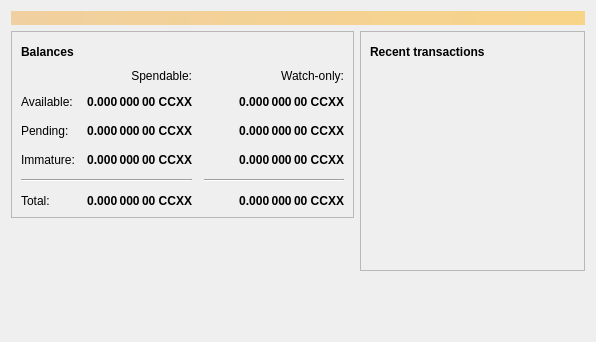
<?xml version="1.0" encoding="UTF-8"?>
<ui version="4.0">
 <class>OverviewPage</class>
 <widget class="QWidget" name="OverviewPage">
  <property name="geometry">
   <rect>
    <x>0</x>
    <y>0</y>
    <width>596</width>
    <height>342</height>
   </rect>
  </property>
  <property name="windowTitle">
   <string>Form</string>
  </property>
  <layout class="QVBoxLayout" name="topLayout">
   <item>
    <widget class="QLabel" name="labelAlerts">
     <property name="visible">
      <bool>false</bool>
     </property>
     <property name="styleSheet">
      <string notr="true">QLabel { background-color: qlineargradient(x1: 0, y1: 0, x2: 1, y2: 0, stop:0 #F0D0A0, stop:1 #F8D488); color:#000000; }</string>
     </property>
     <property name="wordWrap">
      <bool>true</bool>
     </property>
     <property name="margin">
      <number>3</number>
     </property>
     <property name="textInteractionFlags">
      <set>Qt::TextSelectableByMouse</set>
     </property>
    </widget>
   </item>
   <item>
    <layout class="QHBoxLayout" name="horizontalLayout" stretch="1,1">
     <item>
      <layout class="QVBoxLayout" name="verticalLayout_2">
       <item>
        <widget class="QFrame" name="frame">
         <property name="frameShape">
          <enum>QFrame::StyledPanel</enum>
         </property>
         <property name="frameShadow">
          <enum>QFrame::Raised</enum>
         </property>
         <layout class="QVBoxLayout" name="verticalLayout_4">
          <item>
           <layout class="QHBoxLayout" name="horizontalLayout_4">
            <item>
             <widget class="QLabel" name="label_5">
              <property name="font">
               <font>
                <weight>75</weight>
                <bold>true</bold>
               </font>
              </property>
              <property name="text">
               <string>Balances</string>
              </property>
             </widget>
            </item>
            <item>
             <widget class="QPushButton" name="labelWalletStatus">
              <property name="enabled">
               <bool>true</bool>
              </property>
              <property name="maximumSize">
               <size>
                <width>30</width>
                <height>16777215</height>
               </size>
              </property>
              <property name="toolTip">
               <string>The displayed information may be out of date. Your wallet automatically synchronizes with the CounosX network after a connection is established, but this process has not completed yet.</string>
              </property>
              <property name="text">
               <string/>
              </property>
              <property name="icon">
               <iconset resource="../bitcoin.qrc">
                <normaloff>:/icons/warning</normaloff>
                <disabledoff>:/icons/warning</disabledoff>:/icons/warning</iconset>
              </property>
              <property name="iconSize">
               <size>
                <width>24</width>
                <height>24</height>
               </size>
              </property>
              <property name="flat">
               <bool>true</bool>
              </property>
             </widget>
            </item>
            <item>
             <spacer name="horizontalSpacer_3">
              <property name="orientation">
               <enum>Qt::Horizontal</enum>
              </property>
              <property name="sizeHint" stdset="0">
               <size>
                <width>40</width>
                <height>20</height>
               </size>
              </property>
             </spacer>
            </item>
           </layout>
          </item>
          <item>
           <layout class="QGridLayout" name="gridLayout">
            <property name="spacing">
             <number>12</number>
            </property>
            <item row="2" column="2">
             <widget class="QLabel" name="labelWatchPending">
              <property name="font">
               <font>
                <weight>75</weight>
                <bold>true</bold>
               </font>
              </property>
              <property name="cursor">
               <cursorShape>IBeamCursor</cursorShape>
              </property>
              <property name="toolTip">
               <string>Unconfirmed transactions to watch-only addresses</string>
              </property>
              <property name="text">
               <string notr="true">0.000 000 00 CCXX</string>
              </property>
              <property name="alignment">
               <set>Qt::AlignRight|Qt::AlignTrailing|Qt::AlignVCenter</set>
              </property>
              <property name="textInteractionFlags">
               <set>Qt::LinksAccessibleByMouse|Qt::TextSelectableByKeyboard|Qt::TextSelectableByMouse</set>
              </property>
             </widget>
            </item>
            <item row="2" column="1">
             <widget class="QLabel" name="labelUnconfirmed">
              <property name="font">
               <font>
                <weight>75</weight>
                <bold>true</bold>
               </font>
              </property>
              <property name="cursor">
               <cursorShape>IBeamCursor</cursorShape>
              </property>
              <property name="toolTip">
               <string>Total of transactions that have yet to be confirmed, and do not yet count toward the spendable balance</string>
              </property>
              <property name="text">
               <string notr="true">0.000 000 00 CCXX</string>
              </property>
              <property name="alignment">
               <set>Qt::AlignRight|Qt::AlignTrailing|Qt::AlignVCenter</set>
              </property>
              <property name="textInteractionFlags">
               <set>Qt::LinksAccessibleByMouse|Qt::TextSelectableByKeyboard|Qt::TextSelectableByMouse</set>
              </property>
             </widget>
            </item>
            <item row="3" column="2">
             <widget class="QLabel" name="labelWatchImmature">
              <property name="font">
               <font>
                <weight>75</weight>
                <bold>true</bold>
               </font>
              </property>
              <property name="cursor">
               <cursorShape>IBeamCursor</cursorShape>
              </property>
              <property name="toolTip">
               <string>Mined balance in watch-only addresses that has not yet matured</string>
              </property>
              <property name="text">
               <string notr="true">0.000 000 00 CCXX</string>
              </property>
              <property name="alignment">
               <set>Qt::AlignRight|Qt::AlignTrailing|Qt::AlignVCenter</set>
              </property>
              <property name="textInteractionFlags">
               <set>Qt::LinksAccessibleByMouse|Qt::TextSelectableByKeyboard|Qt::TextSelectableByMouse</set>
              </property>
             </widget>
            </item>
            <item row="4" column="0" colspan="2">
             <widget class="Line" name="line">
              <property name="orientation">
               <enum>Qt::Horizontal</enum>
              </property>
             </widget>
            </item>
            <item row="4" column="2">
             <widget class="Line" name="lineWatchBalance">
              <property name="sizePolicy">
               <sizepolicy hsizetype="Preferred" vsizetype="Fixed">
                <horstretch>0</horstretch>
                <verstretch>0</verstretch>
               </sizepolicy>
              </property>
              <property name="minimumSize">
               <size>
                <width>140</width>
                <height>0</height>
               </size>
              </property>
              <property name="orientation">
               <enum>Qt::Horizontal</enum>
              </property>
             </widget>
            </item>
            <item row="5" column="0">
             <widget class="QLabel" name="labelTotalText">
              <property name="text">
               <string>Total:</string>
              </property>
             </widget>
            </item>
            <item row="3" column="1">
             <widget class="QLabel" name="labelImmature">
              <property name="font">
               <font>
                <weight>75</weight>
                <bold>true</bold>
               </font>
              </property>
              <property name="cursor">
               <cursorShape>IBeamCursor</cursorShape>
              </property>
              <property name="toolTip">
               <string>Mined balance that has not yet matured</string>
              </property>
              <property name="text">
               <string notr="true">0.000 000 00 CCXX</string>
              </property>
              <property name="alignment">
               <set>Qt::AlignRight|Qt::AlignTrailing|Qt::AlignVCenter</set>
              </property>
              <property name="textInteractionFlags">
               <set>Qt::LinksAccessibleByMouse|Qt::TextSelectableByKeyboard|Qt::TextSelectableByMouse</set>
              </property>
             </widget>
            </item>
            <item row="2" column="3">
             <spacer name="horizontalSpacer_2">
              <property name="orientation">
               <enum>Qt::Horizontal</enum>
              </property>
              <property name="sizeHint" stdset="0">
               <size>
                <width>40</width>
                <height>20</height>
               </size>
              </property>
             </spacer>
            </item>
            <item row="3" column="0">
             <widget class="QLabel" name="labelImmatureText">
              <property name="text">
               <string>Immature:</string>
              </property>
             </widget>
            </item>
            <item row="5" column="1">
             <widget class="QLabel" name="labelTotal">
              <property name="font">
               <font>
                <weight>75</weight>
                <bold>true</bold>
               </font>
              </property>
              <property name="cursor">
               <cursorShape>IBeamCursor</cursorShape>
              </property>
              <property name="toolTip">
               <string>Your current total balance</string>
              </property>
              <property name="text">
               <string notr="true">0.000 000 00 CCXX</string>
              </property>
              <property name="alignment">
               <set>Qt::AlignRight|Qt::AlignTrailing|Qt::AlignVCenter</set>
              </property>
              <property name="textInteractionFlags">
               <set>Qt::LinksAccessibleByMouse|Qt::TextSelectableByKeyboard|Qt::TextSelectableByMouse</set>
              </property>
             </widget>
            </item>
            <item row="5" column="2">
             <widget class="QLabel" name="labelWatchTotal">
              <property name="font">
               <font>
                <weight>75</weight>
                <bold>true</bold>
               </font>
              </property>
              <property name="cursor">
               <cursorShape>IBeamCursor</cursorShape>
              </property>
              <property name="toolTip">
               <string>Current total balance in watch-only addresses</string>
              </property>
              <property name="text">
               <string notr="true">0.000 000 00 CCXX</string>
              </property>
              <property name="alignment">
               <set>Qt::AlignRight|Qt::AlignTrailing|Qt::AlignVCenter</set>
              </property>
              <property name="textInteractionFlags">
               <set>Qt::LinksAccessibleByMouse|Qt::TextSelectableByKeyboard|Qt::TextSelectableByMouse</set>
              </property>
             </widget>
            </item>
            <item row="0" column="2">
             <widget class="QLabel" name="labelWatchonly">
              <property name="text">
               <string>Watch-only:</string>
              </property>
              <property name="alignment">
               <set>Qt::AlignRight|Qt::AlignTrailing|Qt::AlignVCenter</set>
              </property>
             </widget>
            </item>
            <item row="1" column="0">
             <widget class="QLabel" name="labelBalanceText">
              <property name="text">
               <string>Available:</string>
              </property>
             </widget>
            </item>
            <item row="1" column="1">
             <widget class="QLabel" name="labelBalance">
              <property name="font">
               <font>
                <weight>75</weight>
                <bold>true</bold>
               </font>
              </property>
              <property name="cursor">
               <cursorShape>IBeamCursor</cursorShape>
              </property>
              <property name="toolTip">
               <string>Your current spendable balance</string>
              </property>
              <property name="text">
               <string notr="true">0.000 000 00 CCXX</string>
              </property>
              <property name="alignment">
               <set>Qt::AlignRight|Qt::AlignTrailing|Qt::AlignVCenter</set>
              </property>
              <property name="textInteractionFlags">
               <set>Qt::LinksAccessibleByMouse|Qt::TextSelectableByKeyboard|Qt::TextSelectableByMouse</set>
              </property>
             </widget>
            </item>
            <item row="1" column="2">
             <widget class="QLabel" name="labelWatchAvailable">
              <property name="font">
               <font>
                <weight>75</weight>
                <bold>true</bold>
               </font>
              </property>
              <property name="cursor">
               <cursorShape>IBeamCursor</cursorShape>
              </property>
              <property name="toolTip">
               <string>Your current balance in watch-only addresses</string>
              </property>
              <property name="text">
               <string notr="true">0.000 000 00 CCXX</string>
              </property>
              <property name="alignment">
               <set>Qt::AlignRight|Qt::AlignTrailing|Qt::AlignVCenter</set>
              </property>
              <property name="textInteractionFlags">
               <set>Qt::LinksAccessibleByMouse|Qt::TextSelectableByKeyboard|Qt::TextSelectableByMouse</set>
              </property>
             </widget>
            </item>
            <item row="2" column="0">
             <widget class="QLabel" name="labelPendingText">
              <property name="text">
               <string>Pending:</string>
              </property>
             </widget>
            </item>
            <item row="0" column="1">
             <widget class="QLabel" name="labelSpendable">
              <property name="text">
               <string>Spendable:</string>
              </property>
              <property name="alignment">
               <set>Qt::AlignRight|Qt::AlignTrailing|Qt::AlignVCenter</set>
              </property>
             </widget>
            </item>
           </layout>
          </item>
         </layout>
        </widget>
       </item>
       <item>
        <spacer name="verticalSpacer">
         <property name="orientation">
          <enum>Qt::Vertical</enum>
         </property>
         <property name="sizeHint" stdset="0">
          <size>
           <width>20</width>
           <height>40</height>
          </size>
         </property>
        </spacer>
       </item>
      </layout>
     </item>
     <item>
      <layout class="QVBoxLayout" name="verticalLayout_3">
       <item>
        <widget class="QFrame" name="frame_2">
         <property name="frameShape">
          <enum>QFrame::StyledPanel</enum>
         </property>
         <property name="frameShadow">
          <enum>QFrame::Raised</enum>
         </property>
         <layout class="QVBoxLayout" name="verticalLayout">
          <item>
           <layout class="QHBoxLayout" name="horizontalLayout_2">
            <item>
             <widget class="QLabel" name="label_4">
              <property name="font">
               <font>
                <weight>75</weight>
                <bold>true</bold>
               </font>
              </property>
              <property name="text">
               <string>Recent transactions</string>
              </property>
             </widget>
            </item>
            <item>
             <widget class="QPushButton" name="labelTransactionsStatus">
              <property name="enabled">
               <bool>true</bool>
              </property>
              <property name="maximumSize">
               <size>
                <width>30</width>
                <height>16777215</height>
               </size>
              </property>
              <property name="toolTip">
               <string>The displayed information may be out of date. Your wallet automatically synchronizes with the CounosX network after a connection is established, but this process has not completed yet.</string>
              </property>
              <property name="text">
               <string/>
              </property>
              <property name="icon">
               <iconset resource="../bitcoin.qrc">
                <normaloff>:/icons/warning</normaloff>
                <disabledoff>:/icons/warning</disabledoff>:/icons/warning</iconset>
              </property>
              <property name="iconSize">
               <size>
                <width>24</width>
                <height>24</height>
               </size>
              </property>
              <property name="flat">
               <bool>true</bool>
              </property>
             </widget>
            </item>
            <item>
             <spacer name="horizontalSpacer">
              <property name="orientation">
               <enum>Qt::Horizontal</enum>
              </property>
              <property name="sizeHint" stdset="0">
               <size>
                <width>40</width>
                <height>20</height>
               </size>
              </property>
             </spacer>
            </item>
           </layout>
          </item>
          <item>
           <widget class="QListView" name="listTransactions">
            <property name="styleSheet">
             <string notr="true">QListView { background: transparent; }</string>
            </property>
            <property name="frameShape">
             <enum>QFrame::NoFrame</enum>
            </property>
            <property name="verticalScrollBarPolicy">
             <enum>Qt::ScrollBarAlwaysOff</enum>
            </property>
            <property name="horizontalScrollBarPolicy">
             <enum>Qt::ScrollBarAlwaysOff</enum>
            </property>
            <property name="selectionMode">
             <enum>QAbstractItemView::NoSelection</enum>
            </property>
           </widget>
          </item>
         </layout>
        </widget>
       </item>
       <item>
        <spacer name="verticalSpacer_2">
         <property name="orientation">
          <enum>Qt::Vertical</enum>
         </property>
         <property name="sizeHint" stdset="0">
          <size>
           <width>20</width>
           <height>40</height>
          </size>
         </property>
        </spacer>
       </item>
      </layout>
     </item>
    </layout>
   </item>
  </layout>
 </widget>
 <resources/>
 <connections/>
</ui>
